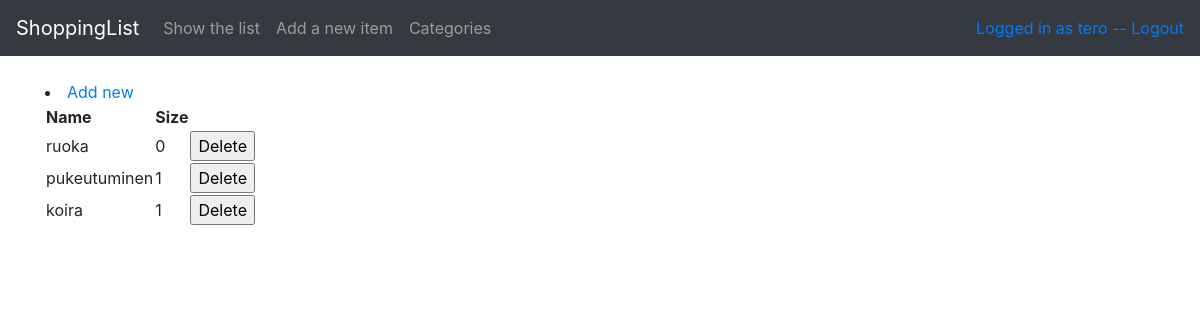
Page /categories (signed in) on the committed database.
### application/auth/models.py (models this page shows, shortened)
class User(db.Model):
    __tablename__ = "account"
    id = db.Column(db.Integer, primary_key=True)
    username = db.Column(db.String(144), nullable=False)
    password = db.Column(db.String(144), nullable=False)
    items = db.relationship("Item", backref='account', lazy=True)
    categories = db.relationship("Category", backref='account', lazy=True)

### application/categories/models.py (models this page shows, shortened)
class Category(db.Model):
    id = db.Column(db.Integer, primary_key=True)
    name = db.Column(db.String(144), nullable=False)
    size = db.Column(db.Integer, nullable=False)
    account_id = db.Column(db.Integer, db.ForeignKey('account.id'), nullable=False)
    items = db.relationship("Item", backref='category', lazy=True)

### application/categories/views.py (the view)
@app.route("/categories", methods=["GET", "POST"])
@login_required
def categories_index():
    return render_template("categories/list.html", categories = Category.query.all())

### application/__init__.py (called while the page is built)
@login_manager.user_loader
def load_user(user_id):
    return User.query.get(user_id)

### application/templates/categories/list.html
{% extends "layout.html" %}
{% block body %}
  <table>
  	<tr>
  		<li><a href="{{ url_for('categories_form') }}">Add new</a></li>
  	</tr>
    <tr>
      <th>Name</th>
      <th>Size</th>
    </tr>
    {% for category in categories %}
    <tr>
      <td>{{ category.name }}</td>
      <td>{{ category.size }}</td>
      <td>
	<form method="POST" action="{{ url_for('categories_remove', category_id=category.id) }}">
	  <input type="submit" value="Delete"/>
	</form>
      </td>
    </tr>
    {% endfor %}
  </table>
{% endblock %}

### application/templates/layout.html (shortened to what this page needs)
<!DOCTYPE html>
<html>
  <head>
    <link rel="stylesheet" href="https://maxcdn.bootstrapcdn.com/bootstrap/4.0.0/css/bootstrap.min.css">
  </head>
  <body>
    <nav class="navbar navbar-expand-md navbar-dark bg-dark mb-4">
	<a class="navbar-brand" href="#">ShoppingList</a>
	<div class="collapse navbar-collapse" id="navbarCollapse">
          <ul class="navbar-nav mr-auto">
            <li class="nav-item">
            	<a class="nav-link" href="{{url_for('items_index')}}">Show the list</a>
            </li>
            <li class="nav-item">
            	<a class="nav-link" href="{{url_for('items_form')}}">Add a new item</a>
            </li>
            <li class="nav-item">
            	<a class="nav-link" href="{{url_for('categories_index')}}">Categories</a>
            </li>
          </ul>
  <div class="form-inline mt-2 mt-md-0">
  	{%if current_user.is_authenticated %}
	<a href="{{ url_for('auth_logout') }}"> Logged in as {{ current_user.username }} -- Logout</a>
	{% else %}
	<li><a href="{{ url_for('auth_login') }}">Login</a></li>
	<li><a href="{{ url_for('auth_create') }}">Sign up</a></li>
  {% endif %}
  </div>
  </div>
  </nav>
	<main role="main" class="container">
    	{% block body %}{% endblock %}
	</main>
  </body>
</html>

### rows in the picture
User: username "tero"
Category: name "ruoka", size "0"
Category: name "pukeutuminen", size "1"
Category: name "koira", size "1"
